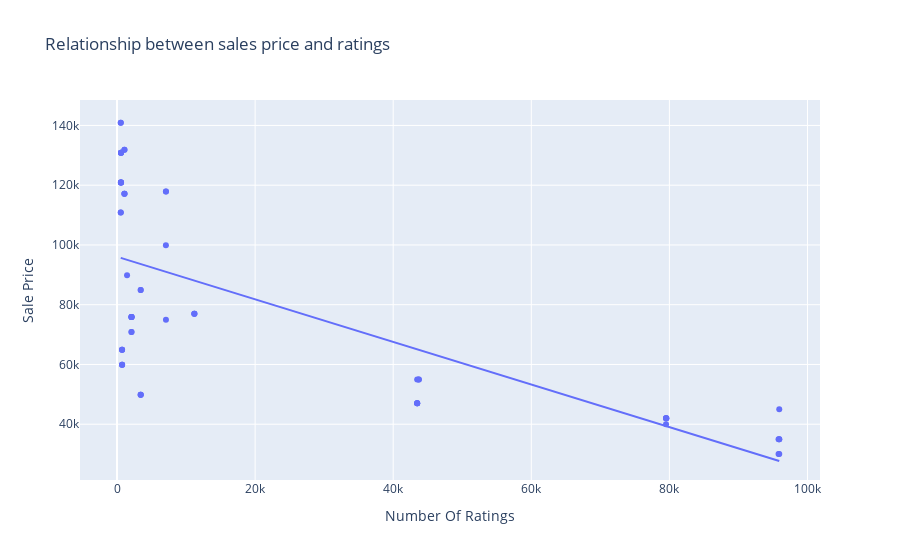

The cell this chart's notebook holds for it:
### Code cell
fig = px.scatter(data_frame=dataframe, x="Number Of Ratings", y="Sale Price", title="Relationship between sales price and ratings", trendline = 'ols')
fig.show()
